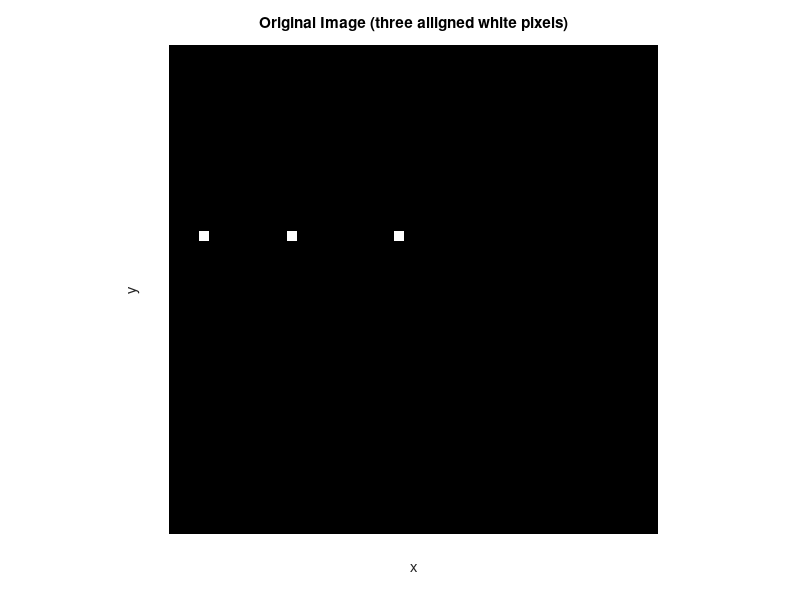
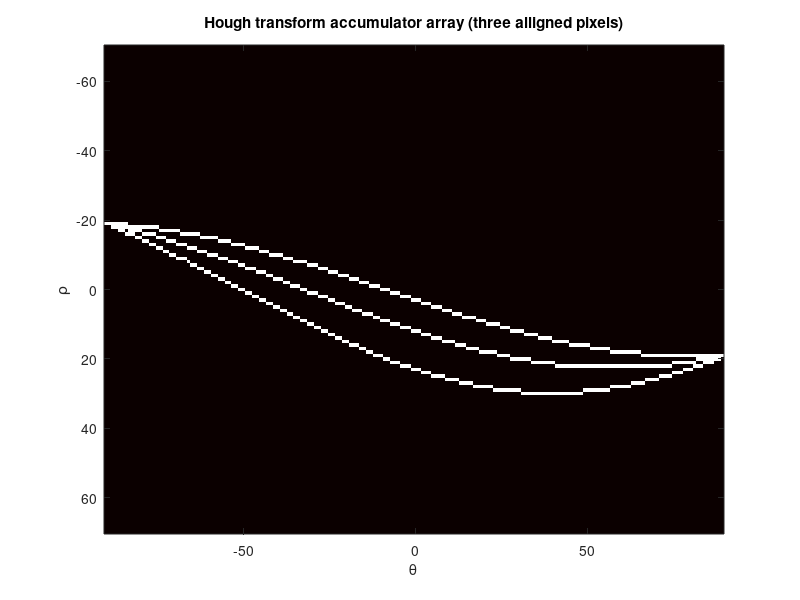

Source code (MATLAB) for these figures, in order:
function image33()
    %Create a black image with one white pixel
    img = false(50,50);
    img(20:20,4:4) = true;
    img(20:20,13:13) = true;
    img(20:20,24:24) = true;

    %# show the image
    figure,imshow(img)
    title('Original Image (three alligned white pixels)');
    xlabel('x'), ylabel('y');

    %Generate the accumulator array to find the local maxima values
    [H,T,R] = hough(img);
     figure
     imshow(imadjust(mat2gray(H)),'XData',T,'YData',R,...
           'InitialMagnification','fit');
     title('Hough transform accumulator array (three alligned pixels)');
     xlabel('\theta'), ylabel('\rho');
     axis on, axis normal, hold on;
     colormap(gca,hot);
end